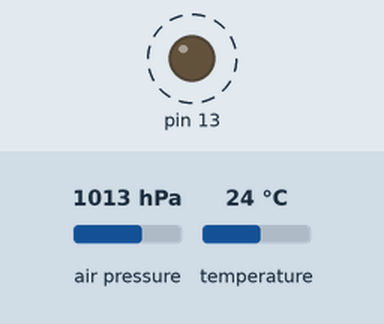
This sketch was run on a simulated Arduino Uno, built with avr-gcc and run on an emulated ATmega328P. On the bench: output pins drawn as LEDs (lit = HIGH). Dashed ring = blinking. The inputs (shaded band) are chosen by the test bench; at power-on: air pressure 1013 hPa, temperature 24 °C. Storage starts empty; what the sketch prints to the serial monitor is not drawn.

Above: at 0.98 s.
1.3 s: air pressure set to 1048 hPa
4.3 s: air pressure set to 952 hPa
Timing chart, 0 to 13.3 s (numbered marks = the images above; inputs shaded):
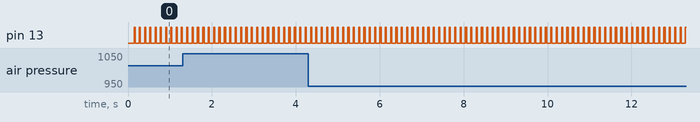

The sketch:

FlightLOGR.ino
```cpp
#include <SPI.h>
#include <SD.h>
#include <Wire.h>
#include <Adafruit_MPL3115A2.h>


Adafruit_MPL3115A2 baro = Adafruit_MPL3115A2();


long t0 ;
long tf ;
long tdiff ;
long tc ;


const int chipSelect = 4;
File flightlog ;


void setup() {
  Wire.setClock(1000000) ;
  Serial.begin(9600);

    Serial.print("Initializing SD card...");

  // see if the card is present and can be initialized:
  if (!SD.begin(chipSelect)) {
    Serial.println("Card failed, or not present");
    // don't do anything more:
    return;
  }
  Serial.println("card initialized.");
  //pinMode(8,OUTPUT) ;
  pinMode(13,OUTPUT) ;

  SD.begin(chipSelect) ;
}

void loop() {

  if (! baro.begin()) {
    Serial.println("Couldnt find sensor");
    return;
  }

  float pascals = baro.getPressure();
  // Our weather page presents pressure in Inches (Hg)
  // Use http://www.onlineconversion.com/pressure.htm for other units


flightlog = SD.open("flyLOGR.txt",FILE_WRITE);


// #13 and #8 board led flash with absent SD card
//digitalWrite(8,HIGH);
digitalWrite(13,LOW);
delay(100) ;
//digitalWrite(8,LOW);
digitalWrite(13,HIGH);


tc = millis() ;
if (flightlog){
  // #13 LED establishes data being written
  digitalWrite(13,HIGH);

  t0 =  millis();
  float altm = baro.getAltitude();
 Serial.print(pascals/3377); Serial.println(" Inches (Hg)");
 Serial.print(altm); Serial.println(" meters");

  float tempC = baro.getTemperature();
 Serial.print(tempC); Serial.println("*C");
  tf = millis() ;
  tdiff = tf - t0 ;

  //Time(s) | Inches (Hg) | Altitude (meters) | Temperature (C) | Execute time
  Serial.print(tdiff); Serial.println(" ms to execute");
 Serial.print(tc*.001) ;  Serial.println(" s run time");
 //delay(250);

flightlog.print(tc*.001); flightlog.print(" , "); flightlog.print(pascals/3377);flightlog.print(" , ");flightlog.print(altm);flightlog.print(" , ");flightlog.print(tempC);flightlog.print(" , ");flightlog.println(tdiff);


}
flightlog.close();
}
```

Measured:
- by itself, pin 13: alternates HIGH for 0.03 s and LOW for 0.10 s
